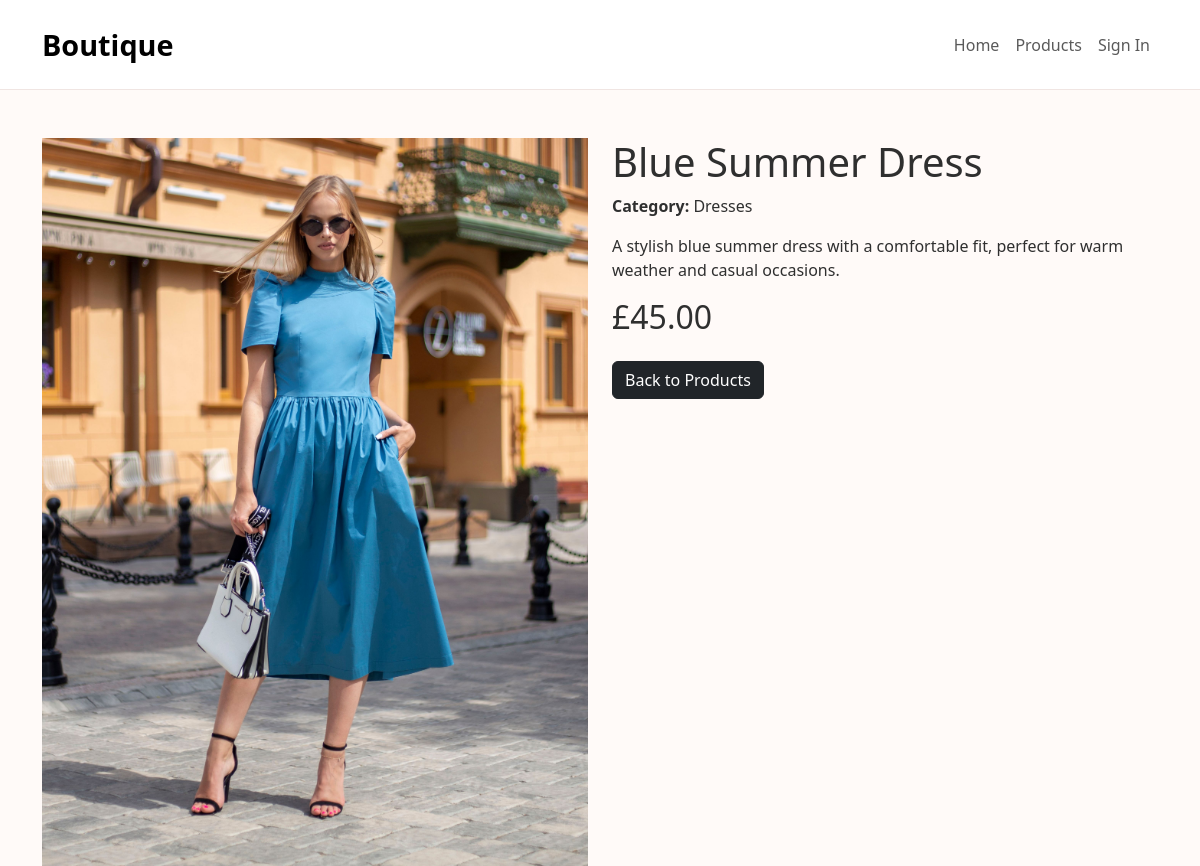
The page /products/1/ on the database its author committed.
### products/models.py (models this page shows, shortened)
class Product(models.Model):
    category = models.ForeignKey(
        Category,
        on_delete=models.SET_NULL,
        null=True,
        blank=True,
        related_name='products'
    )
    name = models.CharField(max_length=100)
    description = models.TextField()
    price = models.DecimalField(max_digits=6, decimal_places=2)
    image = models.ImageField(upload_to='products/')

class Category(models.Model):
    name = models.CharField(max_length=100)

### products/views.py (the view)
# urls.py: path('<int:id>/', views.product_detail, name='product_detail'),
def product_detail(request, id):
    product = get_object_or_404(Product, id=id)
    context = {
        'product': product,
    }
    return render(request, 'products/product_detail.html', context)

### templates/products/product_detail.html (shortened to what this page needs)
{% extends "base.html" %}
{% load static %}
{% block content %}
<div class="container mt-5">
    <div class="row">
        <div class="col-md-6">
            <img src="{% static 'media/' %}{{ product.image.name }}"
                 class="img-fluid"
                 alt="{{ product.name }}">
        </div>
        <div class="col-md-6">
            <h1>{{ product.name }}</h1>
            <p>
                <strong>Category:</strong>
                {{ product.category.name }}
            </p>
            <p>{{ product.description }}</p>
            <h2>£{{ product.price }}</h2>
            <a href="{% url 'products' %}" class="btn btn-dark mt-3">
                Back to Products
            </a>
        </div>
    </div>
</div>
{% endblock %}

### home/static/css/style.css (style rules this page uses)
body { background-color: #fffaf8; color: #2f2f2f; }

### rows shown on the page
Product: image.name (picture), name "Blue Summer Dress", category.name "Dresses", description "A stylish blue summer dress with a comfortable fit, perfect for warm weather and casual occasions.", price "45.00"
